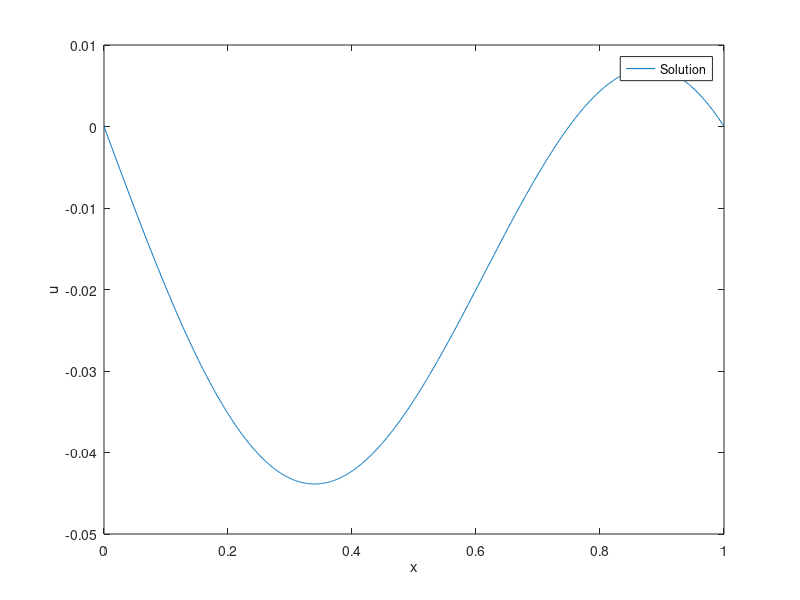
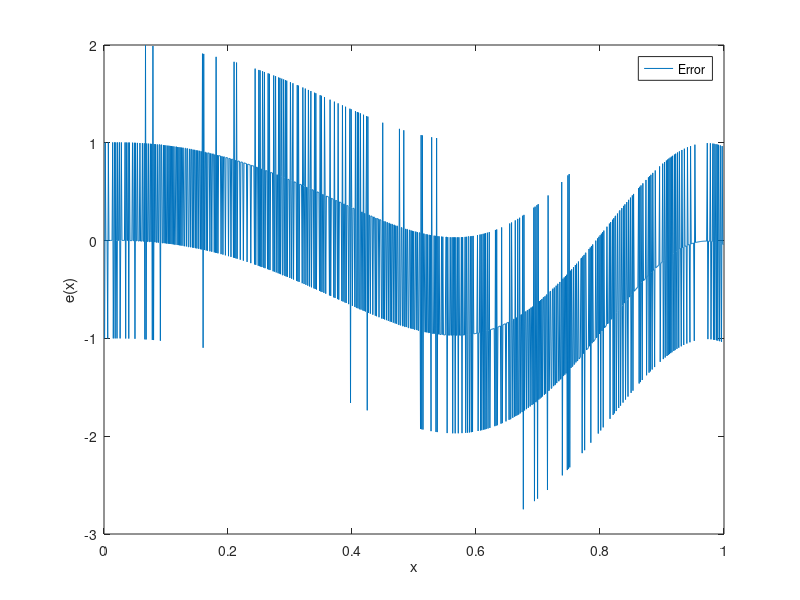

MATLAB code for these plots, in order:
close all
clear all
fileID = fopen('output.txt','r');
u=fscanf(fileID,'%f');
u=u';

x=linspace(0,1,numel(u));
h=x(2)-x(1);
x2=x.^2;

% Selected function f
f=sin(5*x2(2:end-1));
% Selected function r
r=x2-x-1;

ubis=u(3:end)-2*u(2:end-1)+u(1:end-2);
ubis=ubis/h^2;

figure()
plot(x,u);
ru=r.*u;
rhs=ubis+ru(2:end-1);
xlabel('x')
ylabel('u')
legend('Solution')
print('Solution','-dpng')
fclose('all');
%%
figure();
plot(x(2:end-1),rhs-f);
xlabel('x')
ylabel('e(x)')

legend('Error')
print('Error','-dpng')
